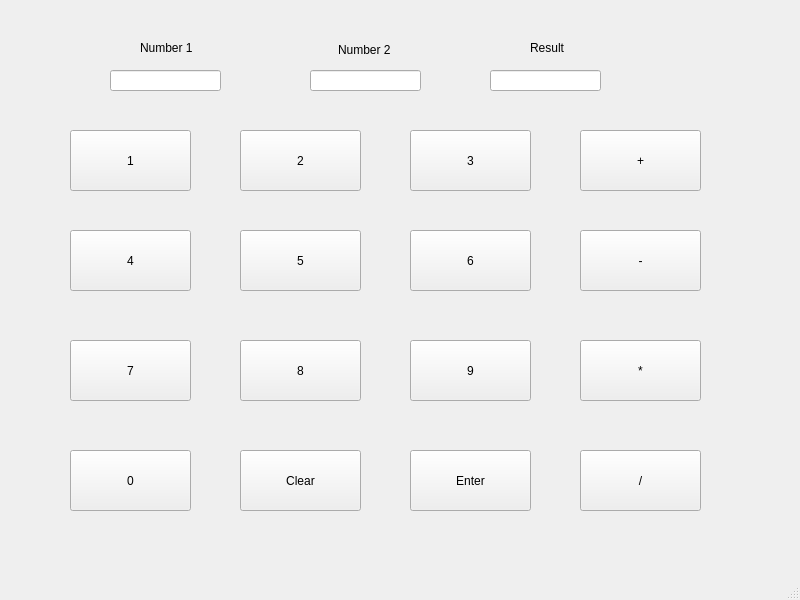
<?xml version="1.0" encoding="UTF-8"?>
<ui version="4.0">
 <class>MainWindow</class>
 <widget class="QMainWindow" name="MainWindow">
  <property name="geometry">
   <rect>
    <x>0</x>
    <y>0</y>
    <width>800</width>
    <height>600</height>
   </rect>
  </property>
  <property name="windowTitle">
   <string>MainWindow</string>
  </property>
  <widget class="QWidget" name="centralwidget">
   <widget class="QPushButton" name="N5">
    <property name="geometry">
     <rect>
      <x>240</x>
      <y>230</y>
      <width>121</width>
      <height>61</height>
     </rect>
    </property>
    <property name="text">
     <string>5</string>
    </property>
   </widget>
   <widget class="QPushButton" name="N6">
    <property name="geometry">
     <rect>
      <x>410</x>
      <y>230</y>
      <width>121</width>
      <height>61</height>
     </rect>
    </property>
    <property name="text">
     <string>6</string>
    </property>
   </widget>
   <widget class="QPushButton" name="N1">
    <property name="geometry">
     <rect>
      <x>70</x>
      <y>130</y>
      <width>121</width>
      <height>61</height>
     </rect>
    </property>
    <property name="text">
     <string>1</string>
    </property>
   </widget>
   <widget class="QPushButton" name="plus">
    <property name="geometry">
     <rect>
      <x>580</x>
      <y>130</y>
      <width>121</width>
      <height>61</height>
     </rect>
    </property>
    <property name="text">
     <string>+</string>
    </property>
   </widget>
   <widget class="QPushButton" name="kerto">
    <property name="geometry">
     <rect>
      <x>580</x>
      <y>340</y>
      <width>121</width>
      <height>61</height>
     </rect>
    </property>
    <property name="text">
     <string>*</string>
    </property>
   </widget>
   <widget class="QPushButton" name="jako">
    <property name="geometry">
     <rect>
      <x>580</x>
      <y>450</y>
      <width>121</width>
      <height>61</height>
     </rect>
    </property>
    <property name="text">
     <string>/</string>
    </property>
   </widget>
   <widget class="QLineEdit" name="num1">
    <property name="geometry">
     <rect>
      <x>110</x>
      <y>70</y>
      <width>111</width>
      <height>21</height>
     </rect>
    </property>
    <property name="inputMask">
     <string/>
    </property>
    <property name="text">
     <string/>
    </property>
    <property name="frame">
     <bool>true</bool>
    </property>
    <property name="alignment">
     <set>Qt::AlignmentFlag::AlignLeading|Qt::AlignmentFlag::AlignLeft|Qt::AlignmentFlag::AlignVCenter</set>
    </property>
   </widget>
   <widget class="QLabel" name="Number1">
    <property name="geometry">
     <rect>
      <x>140</x>
      <y>40</y>
      <width>81</width>
      <height>16</height>
     </rect>
    </property>
    <property name="text">
     <string>Number 1</string>
    </property>
   </widget>
   <widget class="QPushButton" name="N2">
    <property name="geometry">
     <rect>
      <x>240</x>
      <y>130</y>
      <width>121</width>
      <height>61</height>
     </rect>
    </property>
    <property name="text">
     <string>2</string>
    </property>
   </widget>
   <widget class="QPushButton" name="N4">
    <property name="geometry">
     <rect>
      <x>70</x>
      <y>230</y>
      <width>121</width>
      <height>61</height>
     </rect>
    </property>
    <property name="text">
     <string>4</string>
    </property>
   </widget>
   <widget class="QLineEdit" name="num2">
    <property name="geometry">
     <rect>
      <x>310</x>
      <y>70</y>
      <width>111</width>
      <height>21</height>
     </rect>
    </property>
   </widget>
   <widget class="QPushButton" name="N3">
    <property name="geometry">
     <rect>
      <x>410</x>
      <y>130</y>
      <width>121</width>
      <height>61</height>
     </rect>
    </property>
    <property name="text">
     <string>3</string>
    </property>
   </widget>
   <widget class="QPushButton" name="N0">
    <property name="geometry">
     <rect>
      <x>70</x>
      <y>450</y>
      <width>121</width>
      <height>61</height>
     </rect>
    </property>
    <property name="text">
     <string>0</string>
    </property>
   </widget>
   <widget class="QPushButton" name="N7">
    <property name="geometry">
     <rect>
      <x>70</x>
      <y>340</y>
      <width>121</width>
      <height>61</height>
     </rect>
    </property>
    <property name="text">
     <string>7</string>
    </property>
   </widget>
   <widget class="QLabel" name="Number2">
    <property name="geometry">
     <rect>
      <x>338</x>
      <y>40</y>
      <width>71</width>
      <height>20</height>
     </rect>
    </property>
    <property name="text">
     <string>Number 2</string>
    </property>
   </widget>
   <widget class="QPushButton" name="ClearNappi">
    <property name="geometry">
     <rect>
      <x>240</x>
      <y>450</y>
      <width>121</width>
      <height>61</height>
     </rect>
    </property>
    <property name="text">
     <string>Clear</string>
    </property>
   </widget>
   <widget class="QLineEdit" name="result">
    <property name="geometry">
     <rect>
      <x>490</x>
      <y>70</y>
      <width>111</width>
      <height>21</height>
     </rect>
    </property>
   </widget>
   <widget class="QPushButton" name="N8">
    <property name="geometry">
     <rect>
      <x>240</x>
      <y>340</y>
      <width>121</width>
      <height>61</height>
     </rect>
    </property>
    <property name="text">
     <string>8</string>
    </property>
   </widget>
   <widget class="QLabel" name="Result">
    <property name="geometry">
     <rect>
      <x>530</x>
      <y>40</y>
      <width>49</width>
      <height>16</height>
     </rect>
    </property>
    <property name="text">
     <string>Result</string>
    </property>
   </widget>
   <widget class="QPushButton" name="EnterNappi">
    <property name="geometry">
     <rect>
      <x>410</x>
      <y>450</y>
      <width>121</width>
      <height>61</height>
     </rect>
    </property>
    <property name="text">
     <string>Enter</string>
    </property>
   </widget>
   <widget class="QPushButton" name="N9">
    <property name="geometry">
     <rect>
      <x>410</x>
      <y>340</y>
      <width>121</width>
      <height>61</height>
     </rect>
    </property>
    <property name="text">
     <string>9</string>
    </property>
   </widget>
   <widget class="QPushButton" name="miinus">
    <property name="geometry">
     <rect>
      <x>580</x>
      <y>230</y>
      <width>121</width>
      <height>61</height>
     </rect>
    </property>
    <property name="text">
     <string>-</string>
    </property>
   </widget>
  </widget>
  <widget class="QMenuBar" name="menubar">
   <property name="geometry">
    <rect>
     <x>0</x>
     <y>0</y>
     <width>800</width>
     <height>21</height>
    </rect>
   </property>
  </widget>
  <widget class="QStatusBar" name="statusbar"/>
 </widget>
 <resources/>
 <connections/>
</ui>
